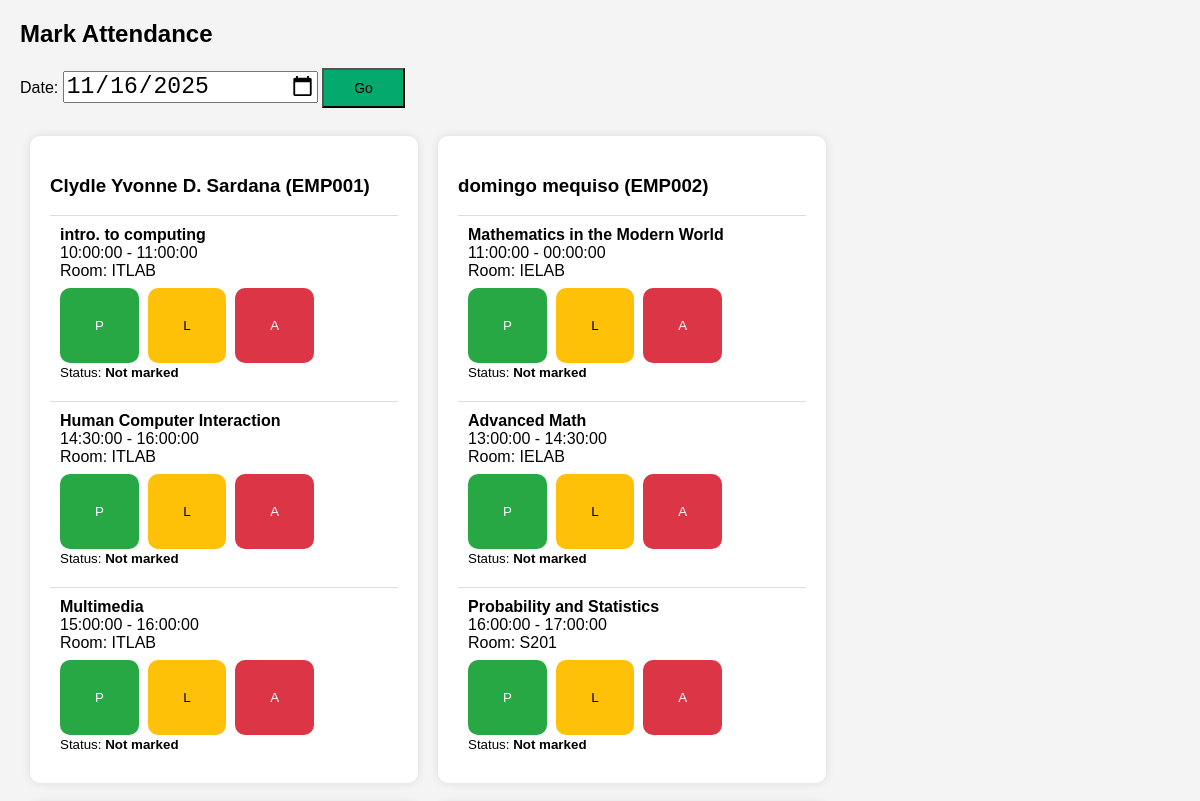
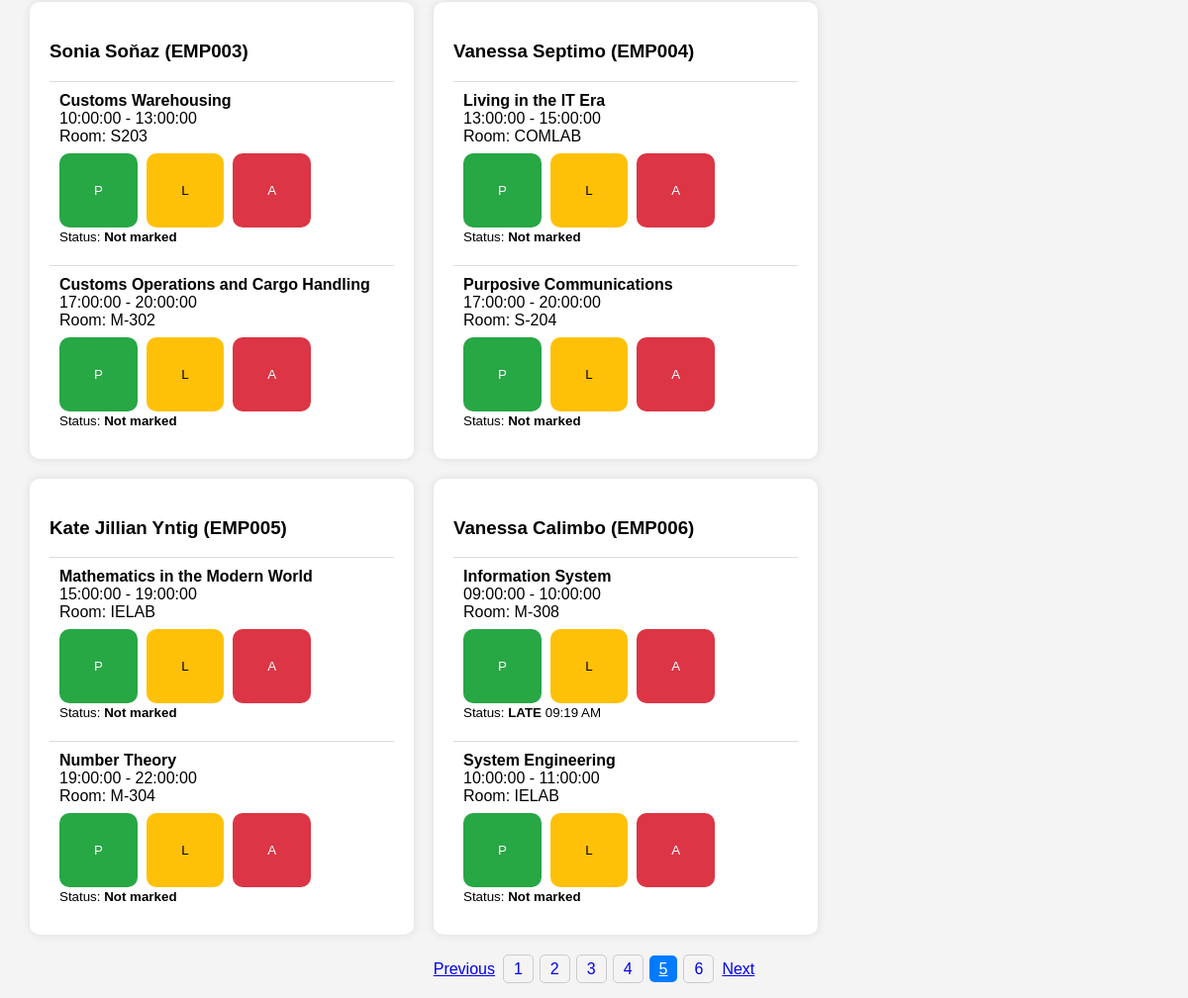
Screenshot of /attendance.php with the database file from the repository (2 pictures, top to bottom).
### tables this page shows
CREATE TABLE `schedule` (
  `schedule_id` int(11) NOT NULL,
  `employee_id` varchar(10) DEFAULT NULL,
  `subject_id` int(11) DEFAULT NULL,
  `start_time` time DEFAULT NULL,
  `end_time` time DEFAULT NULL,
  `day` varchar(20) DEFAULT NULL,
  `time_start` time DEFAULT NULL,
  `time_end` time DEFAULT NULL,
  `room_id` int(11) DEFAULT NULL,
  `day_of_week` int(11) DEFAULT NULL
);

CREATE TABLE `employees` (
  `employee_id` varchar(10) NOT NULL,
  `name` varchar(100) DEFAULT NULL,
  `email` varchar(100) DEFAULT NULL,
  `department` varchar(50) DEFAULT NULL
);

CREATE TABLE `subjects` (
  `subject_id` int(11) NOT NULL,
  `subject_name` varchar(100) DEFAULT NULL,
  `room_name` varchar(100) DEFAULT NULL,
  `room` varchar(100) DEFAULT NULL,
  `class_date` date DEFAULT NULL
);

CREATE TABLE `rooms` (
  `room_id` int(11) NOT NULL,
  `room_number` varchar(50) NOT NULL,
  `room_name` varchar(100) NOT NULL,
  `capacity` int(11) NOT NULL,
  `room_type` varchar(50) NOT NULL,
  `building` varchar(100) NOT NULL,
  `floor` int(11) NOT NULL,
  `availability` varchar(20) DEFAULT 'Available'
);

CREATE TABLE `attendance` (
  `attendance_id` int(11) NOT NULL,
  `employee_id` varchar(10) DEFAULT NULL,
  `schedule_id` int(11) DEFAULT NULL,
  `date` date DEFAULT NULL,
  `status` enum('PRESENT','LATE','ABSENT') DEFAULT NULL,
  `time_marked` time DEFAULT NULL,
  `actual_time` time DEFAULT NULL
);

### attendance.php (the view, shortened to what this page needs)
<?php
$servername = "localhost";
$username = "root";
$password = "";
$dbname = "meams1";
$conn = new mysqli($servername, $username, $password, $dbname);
$date = isset($_GET['date']) ? $_GET['date'] : date('Y-m-d');
$employees = $conn->query("
    SELECT
        s.schedule_id,
        s.employee_id,
        e.name AS employee_name,
        sub.subject_name,
        r.room_name,
        s.day,
        s.start_time,
        s.end_time
    FROM schedule s
    JOIN employees e ON s.employee_id = e.employee_id
    JOIN subjects sub ON s.subject_id = sub.subject_id
    JOIN rooms r ON sub.room = r.room_name
    ORDER BY e.employee_id, s.start_time
");
?>
<!DOCTYPE html>
<html>
<head>
</head>
<body>
<h2>Mark Attendance</h2>
<form method="get">
    <label>Date:</label>
    <input type="date" style="width: 250px; font-size: 23px;" name="date" value="<?= $date ?>">
    <button type="submit" class="button button1">Go</button>
</form>
<br>
<?php
$current_emp = "";
if ($employees->num_rows > 0) {
    while ($row = $employees->fetch_assoc()) {
        if ($current_emp != $row['employee_id']) {
            if ($current_emp != "") echo "</div>";
            echo "<div class='employee-card'>";
            echo "<h3>{$row['employee_name']} ({$row['employee_id']})</h3>";
            $current_emp = $row['employee_id'];
        }
        $schedule_id = $row['schedule_id'];
        $att = $conn->query("SELECT * FROM attendance WHERE schedule_id='$schedule_id' AND date='$date'");
        $status_text = "Not marked";
        $time_text = "";
        if ($att && $att->num_rows > 0) {
            $att_data = $att->fetch_assoc();
            $status_text = $att_data['status'];
            if ($att_data['status'] === 'PRESENT' || $att_data['status'] === 'LATE') {
                $time_text = date("h:i A", strtotime($att_data['time_marked']));
            }
        }
        echo "<div class='subject'>
    <b>{$row['subject_name']}</b><br>
    {$row['start_time']} - {$row['end_time']}<br>
    Room: {$row['room_name']}<br>
    <form method='post' style='margin-top:8px;'>
        <input type='hidden' name='employee_id' value='{$row['employee_id']}'>
        <input type='hidden' name='schedule_id' value='{$row['schedule_id']}'>
        <input type='hidden' name='date' value='$date'>
        <input type='hidden' name='status' value=''>
        <button
            class='btn present'
            type='submit'
            name='mark_attendance'
            value='1'
            data-employee='{$row['employee_name']}'
            data-status='P'
            onclick=\"if(confirmAttendanceDynamic(this)){ this.form.status.value='PRESENT'; } else { return false; }\"
        >P</button>
        <button
            class='btn late'
            type='submit'
            name='mark_attendance'
            value='1'
            data-employee='{$row['employee_name']}'
            data-status='L'
            onclick=\"if(confirmAttendanceDynamic(this)){ this.form.status.value='LATE'; } else { return false; }\"
        >L</button>
        <button
            class='btn absent'
            type='submit'
            name='mark_attendance'
            value='1'
            data-employee='{$row['employee_name']}'
            data-status='A'
            onclick=\"if(confirmAttendanceDynamic(this)){ this.form.status.value='ABSENT'; } else { return false; }\"
        >A</button>
    </form>
    <small>Status: <b>$status_text</b> $time_text</small>
</div>";
    }
    echo "</div>";
} else {
    echo "<p>No schedule data found.</p>";
}
?>
<?php
$pages = [
    "employees.php",
    "room.php",
    "subjects.php",
    "schedule.php",
    "attendance.php",
    "attendance_report.php"
];
$current_page = basename($_SERVER['PHP_SELF']);
$current_index = array_search($current_page, $pages);
?>
<nav aria-label="Page navigation example">
  <ul class="pagination" style="display: flex; justify-content: center; list-style: none; padding: 0;">
    <li class="page-item" style="margin: 0 5px; <?= $current_index <= 0 ? 'pointer-events:none; opacity:0.5;' : '' ?>">
      <a class="page-link" href="<?= $current_index > 0 ? $pages[$current_index - 1] : '#' ?>">Previous</a>
    </li>
    <?php foreach ($pages as $index => $page): ?>
      <li class="page-item <?= $page == $current_page ? 'active' : '' ?>" style="margin: 0 3px;">
        <a class="page-link" href="<?= $page ?>" style="<?= $page == $current_page ? 'background:#007bff; color:white; border-radius:5px; padding:5px 10px;' : 'padding:5px 10px; text-decoration:none; border:1px solid #ccc; border-radius:5px;' ?>">
          <?= $index + 1 ?>
        </a>
      </li>
    <?php endforeach; ?>
    <li class="page-item" style="margin: 0 5px; <?= $current_index >= count($pages) - 1 ? 'pointer-events:none; opacity:0.5;' : '' ?>">
      <a class="page-link" href="<?= $current_index < count($pages) - 1 ? $pages[$current_index + 1] : '#' ?>">Next</a>
    </li>
  </ul>
</nav>
</body>
</html>

### attendance.php (style rules this page uses)
body { font-family: Arial; background: #f4f4f4; margin: 20px; }
.employee-card { background: white; border-radius: 10px; padding: 20px; margin: 10px; display: inline-block; vertical-align: top; width: 30%; box-shadow: 0 0 10px rgba(0,0,0,0.1); }
.subject { margin-top: 10px; padding: 10px; border-top: 1px solid #ddd; }
.btn { border: none; padding: 30px 35px; margin-right: 5px; cursor: pointer; border-radius: 10px; color: white; }
.present { background-color: #28a745; }
.late { background-color: #ffc107; color: black; }
.absent { background-color: #dc3545; }
.button1 { background-color: #04AA6D; padding: 10px 30px; font-size: 14px; }

### rows the page displays
schedule: employee.name "Clydle Yvonne D. Sardana", employee "EMP001", subject.subject_name "intro. to computing", start_time "10:00:00", end_time "11:00:00", rooms.room_name "ITLAB", status_text "Not marked"
schedule: subject.subject_name "Human Computer Interaction", start_time "14:30:00", end_time "16:00:00", rooms.room_name "ITLAB", status_text "Not marked"
schedule: subject.subject_name "Multimedia", start_time "15:00:00", end_time "16:00:00", rooms.room_name "ITLAB", status_text "Not marked"
schedule: employee.name "domingo mequiso", employee "EMP002", subject.subject_name "Mathematics in the Modern World", start_time "11:00:00", end_time "00:00:00", rooms.room_name "IELAB", status_text "Not marked"
schedule: subject.subject_name "Advanced Math", start_time "13:00:00", end_time "14:30:00", rooms.room_name "IELAB", status_text "Not marked"
schedule: subject.subject_name "Probability and Statistics", start_time "16:00:00", end_time "17:00:00", rooms.room_name "S201", status_text "Not marked"
schedule: employee.name "Sonia Soňaz", employee "EMP003", subject.subject_name "Customs Warehousing", start_time "10:00:00", end_time "13:00:00", rooms.room_name "S203", status_text "Not marked"
schedule: subject.subject_name "Customs Operations and Cargo Handling", start_time "17:00:00", end_time "20:00:00", rooms.room_name "M-302", status_text "Not marked"
schedule: employee.name "Vanessa Septimo", employee "EMP004", subject.subject_name "Living in the IT Era", start_time "13:00:00", end_time "15:00:00", rooms.room_name "COMLAB", status_text "Not marked"
schedule: subject.subject_name "Purposive Communications", start_time "17:00:00", end_time "20:00:00", rooms.room_name "S-204", status_text "Not marked"
schedule: employee.name "Kate Jillian Yntig", employee "EMP005", subject.subject_name "Mathematics in the Modern World", start_time "15:00:00", end_time "19:00:00", rooms.room_name "IELAB", status_text "Not marked"
schedule: subject.subject_name "Number Theory", start_time "19:00:00", end_time "22:00:00", rooms.room_name "M-304", status_text "Not marked"
schedule: employee.name "Vanessa Calimbo", employee "EMP006", subject.subject_name "Information System", start_time "09:00:00", end_time "10:00:00", rooms.room_name "M-308", attendance.status "LATE", attendance.time_marked "09:19 AM"
schedule: subject.subject_name "System Engineering", start_time "10:00:00", end_time "11:00:00", rooms.room_name "IELAB", status_text "Not marked"
